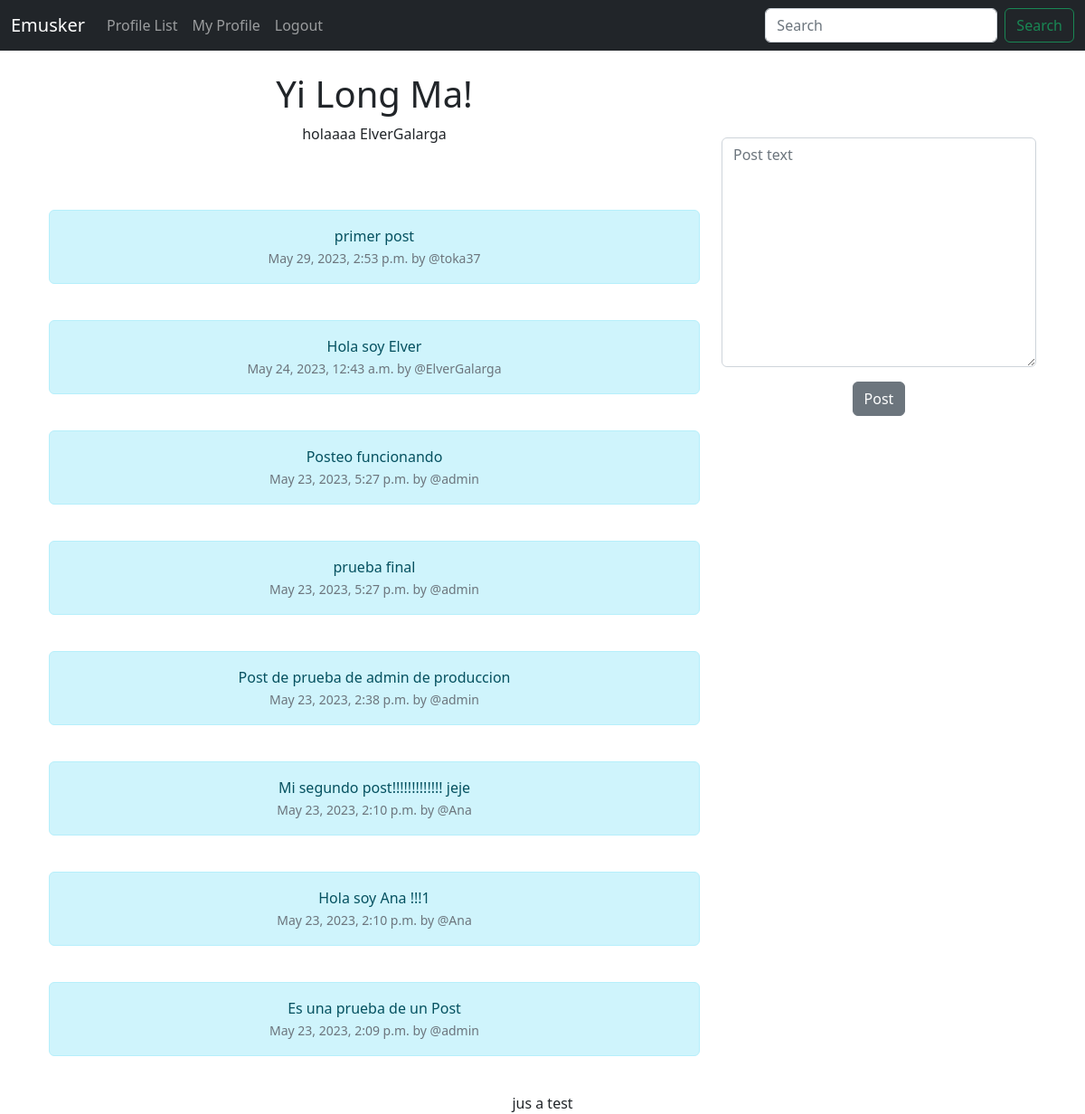
Page / (signed in) on the committed database.
### musker/models.py (models this page shows, shortened)
class Post(models.Model):
	user = models.ForeignKey(User, related_name="posts", on_delete=models.DO_NOTHING)
	body = models.CharField(max_length=300)
	created_at=models.DateTimeField(auto_now_add=True)

### musker/views.py (the view, shortened to what this page needs)
# urls.py: path('', views.home, name="home"),
def home(request):
    posts = Post.objects.all().order_by("-created_at")
    if request.user.is_authenticated:
        form = PostForm(request.POST or None)
        return render(request, 'home.html', {"posts":posts, "form":form})
    else:
        return render(request, 'home.html', {"posts":posts})

### musker/forms.py
class PostForm(forms.ModelForm):
    body = forms.CharField(required=True,widget=forms.widgets.Textarea(attrs={"placeholder":"Post text","class":"form-control",}),label="",)
    class Meta:
        model=Post
        exclude=("user",)

### musker/templates/home.html (shortened to what this page needs)
{% extends 'base.html' %}
{% block content %}
<div class="container text-center">
    <div class="row">
        <div class="col-8">
<h1>Yi Long Ma!</h1>
    {%if request.user.is_authenticated%}
     holaaaa
        {{request.user.username}}
    {%endif%}
    {%for post in posts %}
    <div class="alert alert-info" role="alert">
     {{post.body}}
     <small class="text-muted">
        {{post.created_at}} by @{{post.user.username}}
     </small>
      </div>
    {%endfor%}
</div>
<div class="col-4">
    <br/><br/><br/>
{% if form %}
<form  method=POST>
{{ form.as_p }}
<button type="submit" class="btn btn-secondary">Post</button>
</form>
{% endif %}
</div>
<div>
    jus a test
</div>
{%endblock%}

### rows in the picture
Post: body "primer post", created_at "May 29, 2023, 2:53 p.m.", user.username "toka37"
Post: body "Hola soy Elver", created_at "May 24, 2023, 12:43 a.m.", user.username "ElverGalarga"
Post: body "Posteo funcionando", created_at "May 23, 2023, 5:27 p.m.", user.username "admin"
Post: body "prueba final", created_at "May 23, 2023, 5:27 p.m.", user.username "admin"
Post: body "Post de prueba de admin de produccion", created_at "May 23, 2023, 2:38 p.m.", user.username "admin"
Post: body "Mi segundo post!!!!!!!!!!!!! jeje", created_at "May 23, 2023, 2:10 p.m.", user.username "Ana"
Post: body "Hola soy Ana !!!1", created_at "May 23, 2023, 2:10 p.m.", user.username "Ana"
Post: body "Es una prueba de un Post", created_at "May 23, 2023, 2:09 p.m.", user.username "admin"

### other values in the picture
{{ request.user.username }} "ElverGalarga"
